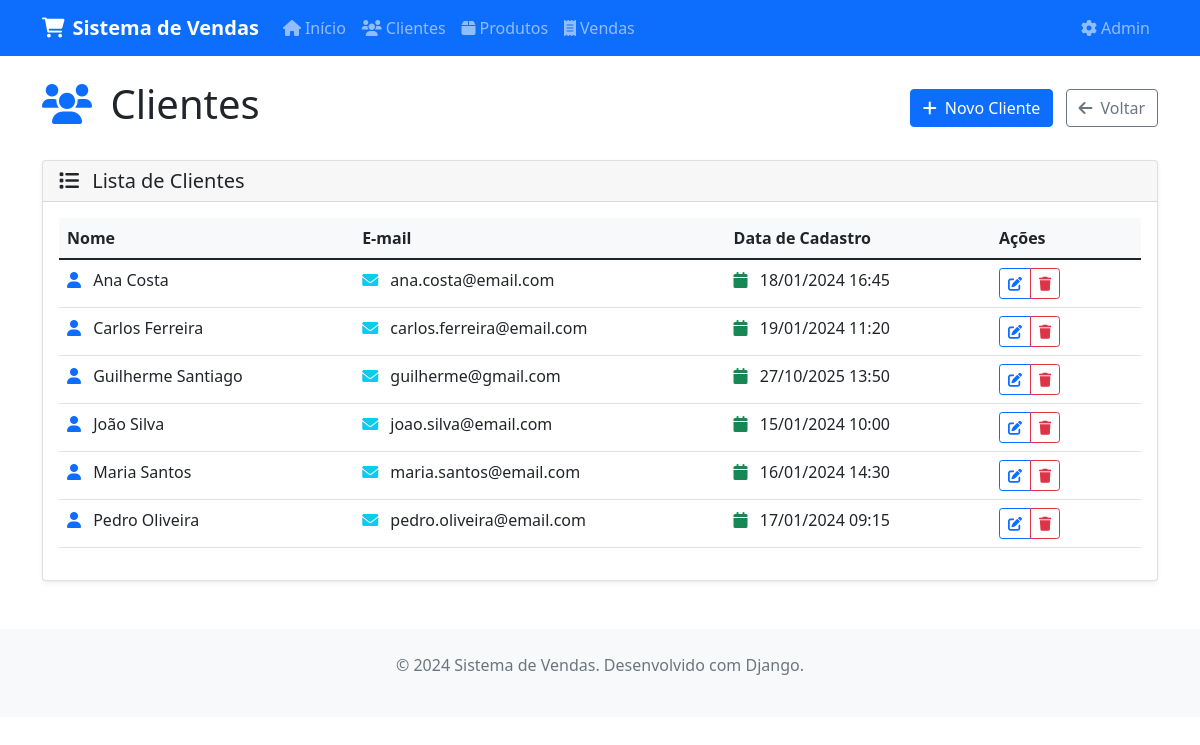
Page /vendas/clientes/ on the committed database.
### vendas/models.py (models this page shows, shortened)
class Cliente(models.Model):
    nome = models.CharField(max_length=200, verbose_name="Nome")
    email = models.EmailField(verbose_name="E-mail")
    data_cadastro = models.DateTimeField(auto_now_add=True, verbose_name="Data de Cadastro")
    class Meta:
        verbose_name = "Cliente"
        verbose_name_plural = "Clientes"
        ordering = ['nome']

### vendas/views.py (the view)
# urls.py: path('clientes/', views.cliente_list, name='cliente_list'),
def cliente_list(request):
    clientes_list = Cliente.objects.all()
    paginator = Paginator(clientes_list, 10)  # 10 clientes por página
    page_number = request.GET.get('page')
    clientes = paginator.get_page(page_number)
    return render(request, 'vendas/cliente_list.html', {'clientes': clientes})

### vendas/templates/vendas/cliente_list.html (shortened to what this page needs)
{% extends 'vendas/base.html' %}
{% block content %}
<div class="row">
    <div class="col-12">
        <div class="d-flex justify-content-between align-items-center mb-4">
            <h1>
                <i class="fas fa-users text-primary me-2"></i>
                Clientes
            </h1>
            <div>
                <a href="{% url 'vendas:cliente_create' %}" class="btn btn-primary me-2">
                    <i class="fas fa-plus me-2"></i>Novo Cliente
                </a>
                <a href="{% url 'vendas:home' %}" class="btn btn-outline-secondary">
                    <i class="fas fa-arrow-left me-2"></i>Voltar
                </a>
            </div>
        </div>
    </div>
</div>
<div class="row">
    <div class="col-12">
        <div class="card">
            <div class="card-header">
                <h5 class="mb-0">
                    <i class="fas fa-list me-2"></i>
                    Lista de Clientes
                </h5>
            </div>
            <div class="card-body">
                {% if clientes %}
                    <div class="table-responsive">
                        <table class="table table-hover">
                            <thead>
                                <tr>
                                    <th>Nome</th>
                                    <th>E-mail</th>
                                    <th>Data de Cadastro</th>
                                    <th width="150">Ações</th>
                                </tr>
                            </thead>
                            <tbody>
                                {% for cliente in clientes %}
                                <tr>
                                    <td>
                                        <i class="fas fa-user text-primary me-2"></i>
                                        {{ cliente.nome }}
                                    </td>
                                    <td>
                                        <i class="fas fa-envelope text-info me-2"></i>
                                        {{ cliente.email }}
                                    </td>
                                    <td>
                                        <i class="fas fa-calendar text-success me-2"></i>
                                        {{ cliente.data_cadastro|date:"d/m/Y H:i" }}
                                    </td>
                                    <td>
                                        <div class="btn-group" role="group">
                                            <a href="{% url 'vendas:cliente_update' cliente.pk %}"
                                               class="btn btn-sm btn-outline-primary"
                                               title="Editar cliente">
                                                <i class="fas fa-edit"></i>
                                            </a>
                                            <a href="{% url 'vendas:cliente_delete' cliente.pk %}"
                                               class="btn btn-sm btn-outline-danger"
                                               title="Excluir cliente">
                                                <i class="fas fa-trash"></i>
                                            </a>
                                        </div>
                                    </td>
                                </tr>
                                {% endfor %}
                            </tbody>
                        </table>
                    </div>
                {% endif %}
            </div>
        </div>
    </div>
</div>
{% endblock %}

### vendas/templates/vendas/base.html (style rules this page uses)
.card { box-shadow: 0 0.125rem 0.25rem rgba(0, 0, 0, 0.075); border: 1px solid rgba(0, 0, 0, 0.125); }
.table th { background-color: #f8f9fa; }

### rows in the picture
Cliente: nome "Ana Costa", email "ana.costa@email.com", data_cadastro "18/01/2024 16:45"
Cliente: nome "Carlos Ferreira", email "carlos.ferreira@email.com", data_cadastro "19/01/2024 11:20"
Cliente: nome "Guilherme Santiago", email "guilherme@gmail.com", data_cadastro "27/10/2025 13:50"
Cliente: nome "João Silva", email "joao.silva@email.com", data_cadastro "15/01/2024 10:00"
Cliente: nome "Maria Santos", email "maria.santos@email.com", data_cadastro "16/01/2024 14:30"
Cliente: nome "Pedro Oliveira", email "pedro.oliveira@email.com", data_cadastro "17/01/2024 09:15"
